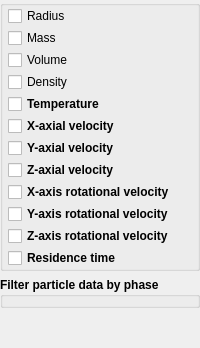
             <widget class="QWidget" name="page_particle">
              <layout class="QVBoxLayout" name="verticalLayout">
               <property name="leftMargin">
                <number>0</number>
               </property>
               <property name="topMargin">
                <number>0</number>
               </property>
               <property name="rightMargin">
                <number>0</number>
               </property>
               <property name="bottomMargin">
                <number>0</number>
               </property>
               <item>
                <widget class="QWidget" name="frame_particle" native="true">
                 <layout class="QGridLayout" name="gridLayout_5">
                  <property name="leftMargin">
                   <number>0</number>
                  </property>
                  <property name="topMargin">
                   <number>0</number>
                  </property>
                  <property name="rightMargin">
                   <number>0</number>
                  </property>
                  <property name="bottomMargin">
                   <number>0</number>
                  </property>
                  <item row="0" column="0">
                   <widget class="QGroupBox" name="groupbox_particle">
                    <property name="font">
                     <font>
                      <weight>75</weight>
                      <bold>true</bold>
                     </font>
                    </property>
                    <property name="title">
                     <string/>
                    </property>
                    <layout class="QVBoxLayout" name="verticalLayout_4">
                     <property name="spacing">
                      <number>2</number>
                     </property>
                     <property name="leftMargin">
                      <number>5</number>
                     </property>
                     <property name="topMargin">
                      <number>0</number>
                     </property>
                     <property name="rightMargin">
                      <number>0</number>
                     </property>
                     <property name="bottomMargin">
                      <number>0</number>
                     </property>
                     <item>
                      <widget class="CheckBox" name="checkbox_keyword_monitor_radius_args_MONITOR">
                       <property name="font">
                        <font>
                         <weight>50</weight>
                         <bold>false</bold>
                        </font>
                       </property>
                       <property name="text">
                        <string>Radius</string>
                       </property>
                      </widget>
                     </item>
                     <item>
                      <widget class="CheckBox" name="checkbox_keyword_monitor_pmass_args_MONITOR">
                       <property name="font">
                        <font>
                         <weight>50</weight>
                         <bold>false</bold>
                        </font>
                       </property>
                       <property name="text">
                        <string>Mass</string>
                       </property>
                      </widget>
                     </item>
                     <item>
                      <widget class="CheckBox" name="checkbox_keyword_monitor_pvol_args_MONITOR">
                       <property name="font">
                        <font>
                         <weight>50</weight>
                         <bold>false</bold>
                        </font>
                       </property>
                       <property name="text">
                        <string>Volume</string>
                       </property>
                      </widget>
                     </item>
                     <item>
                      <widget class="CheckBox" name="checkbox_keyword_monitor_ro_p_args_MONITOR">
                       <property name="font">
                        <font>
                         <weight>50</weight>
                         <bold>false</bold>
                        </font>
                       </property>
                       <property name="text">
                        <string>Density</string>
                       </property>
                      </widget>
                     </item>
                     <item>
                      <widget class="CheckBox" name="checkbox_keyword_monitor_t_p_args_MONITOR">
                       <property name="text">
                        <string>Temperature</string>
                       </property>
                      </widget>
                     </item>
                     <item>
                      <widget class="CheckBox" name="checkbox_keyword_monitor_vel_x_args_MONITOR">
                       <property name="text">
                        <string>X-axial velocity</string>
                       </property>
                      </widget>
                     </item>
                     <item>
                      <widget class="CheckBox" name="checkbox_keyword_monitor_vel_y_args_MONITOR">
                       <property name="text">
                        <string>Y-axial velocity</string>
                       </property>
                      </widget>
                     </item>
                     <item>
                      <widget class="CheckBox" name="checkbox_keyword_monitor_vel_z_args_MONITOR">
                       <property name="text">
                        <string>Z-axial velocity</string>
                       </property>
                      </widget>
                     </item>
                     <item>
                      <widget class="CheckBox" name="checkbox_keyword_monitor_rot_x_args_MONITOR">
                       <property name="text">
                        <string>X-axis rotational velocity</string>
                       </property>
                      </widget>
                     </item>
                     <item>
                      <widget class="CheckBox" name="checkbox_keyword_monitor_rot_y_args_MONITOR">
                       <property name="text">
                        <string>Y-axis rotational velocity</string>
                       </property>
                      </widget>
                     </item>
                     <item>
                      <widget class="CheckBox" name="checkbox_keyword_monitor_rot_z_args_MONITOR">
                       <property name="text">
                        <string>Z-axis rotational velocity</string>
                       </property>
                      </widget>
                     </item>
                     <item>
                      <widget class="CheckBox" name="checkbox_keyword_monitor_part_residence_time_args_MONITOR">
                       <property name="text">
                        <string>Residence time</string>
                       </property>
                      </widget>
                     </item>
                    </layout>
                   </widget>
                  </item>
                  <item row="1" column="0">
                   <widget class="QGroupBox" name="groupbox_particle_filter">
                    <property name="font">
                     <font>
                      <weight>75</weight>
                      <bold>true</bold>
                     </font>
                    </property>
                    <property name="title">
                     <string>Filter particle data by phase</string>
                    </property>
                    <layout class="QVBoxLayout" name="verticalLayout_6">
                     <property name="spacing">
                      <number>2</number>
                     </property>
                     <property name="leftMargin">
                      <number>5</number>
                     </property>
                     <property name="topMargin">
                      <number>0</number>
                     </property>
                     <property name="rightMargin">
                      <number>0</number>
                     </property>
                     <property name="bottomMargin">
                      <number>0</number>
                     </property>
                    </layout>
                   </widget>
                  </item>
                  <item row="2" column="0">
                   <spacer name="spacer_particle">
                    <property name="orientation">
                     <enum>Qt::Vertical</enum>
                    </property>
                    <property name="sizeHint" stdset="0">
                     <size>
                      <width>20</width>
                      <height>40</height>
                     </size>
                    </property>
                   </spacer>
                  </item>
                 </layout>
                </widget>
               </item>
              </layout>
             </widget>
